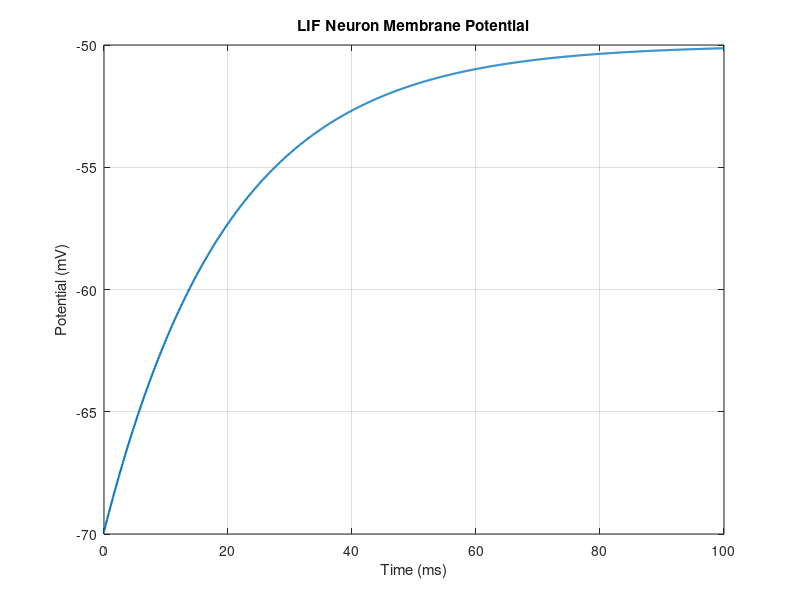

Reproduce this figure in MATLAB. (Note: this script raises an error after producing the figure.)
% 04_neuroscience_spiking.m
% UniLab Neuroscience: Neuron Dynamics & Hodgkin-Huxley Model

disp('🧠 UniLab Computational Neuroscience');
disp('=====================================');

%% 1. Leaky Integrate-and-Fire (LIF) Neuron
disp('--- 1. Leaky Integrate-and-Fire Model ---');
dt_v = 0.1; t_e = 100.0;
V_m = -70.0; V_t = -50.0; V_r = -75.0;
tau_v = 20.0; R_v = 1.0; I_e = 25.0;

t_v = 0:dt_v:t_e;
V_h = zeros(1, size(t_v, 2));

for i = 1:size(t_v, 2)
    dV = (-(V_m - V_r) + R_v * I_e) / tau_v * dt_v;
    V_m = V_m + dV;
    if V_m >= V_t
        V_m = V_r;
    end
    V_h(i) = V_m;
end

figure;
plot(t_v, V_h, 'LineWidth', 1.5);
title('LIF Neuron Membrane Potential');
xlabel('Time (ms)'); ylabel('Potential (mV)');
grid on;

%% 2. Hodgkin-Huxley Spiking Dynamics
disp(' ');
disp('--- 2. Hodgkin-Huxley Spiking Simulator ---');

function s_n = hh_step(s_c, p_p)
    s_n = s_c;
    dt_s = 0.01; I_v = 10.0;
    V_val = s_c.V; m_val = s_c.m; h_val = s_c.h; n_val = s_c.n;
    
    am = 0.1*(V_val+40.0)/(1.0-exp(-(V_val+40.0)/10.0));
    bm = 4.0*exp(-(V_val+65.0)/18.0);
    ah = 0.07*exp(-(V_val+65.0)/20.0);
    bh = 1.0/(1.0+exp(-(V_val+35.0)/10.0));
    an = 0.01*(V_val+55.0)/(1.0-exp(-(V_val+55.0)/10.0));
    bn = 0.125*exp(-(V_val+65.0)/80.0);
    
    dm = (am*(1.0-m_val) - bm*m_val);
    dh = (ah*(1.0-h_val) - bh*h_val);
    dn = (an*(1.0-n_val) - bn*n_val);
    
    gNa = 120.0; gK = 36.0; gL = 0.3;
    ENa = 50.0; EK = -77.0; EL = -54.387;
    
    dV = (I_v - gNa*m_val^3*h_val*(V_val-ENa) - gK*n_val^4*(V_val-EK) - gL*(V_val-EL));
    
    s_n.V = V_val + dV * dt_s;
    s_n.m = m_val + dm * dt_s;
    s_n.h = h_val + dh * dt_s;
    s_n.n = n_val + dn * dt_s;
    s_n.h_v = [s_c.h_v; s_n.V];
    if size(s_n.h_v, 1) > 500, s_n.h_v = s_n.h_v(end-499:end); end
end

function hh_draw(ax_o, s_d)
    plot(ax_o, s_d.h_v, 'r-', 'LineWidth', 2);
    title(ax_o, 'Hodgkin-Huxley Action Potential');
    ylabel(ax_o, 'Voltage (mV)');
end

st_hh = struct('V', -65.0, 'm', 0.05, 'h', 0.6, 'n', 0.32, 'h_v', []);
simulate('algorithm', 'step', @hh_step, 'draw', @hh_draw, 'state', st_hh);

disp('Neuroscience Session Complete.');
